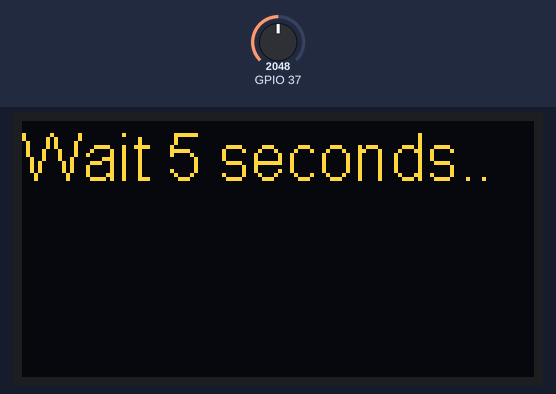
The sketch below on a simulated ESP32. Parts: 128×64 one-colour display. Inputs (shaded band) come from the test bench; at power-on: GPIO 37 = 2048. The OLED is the two-colour kind (top 16 rows yellow); what the sketch prints to the serial monitor is not drawn.

Above: at 0.4 s.
At 9.5 s:
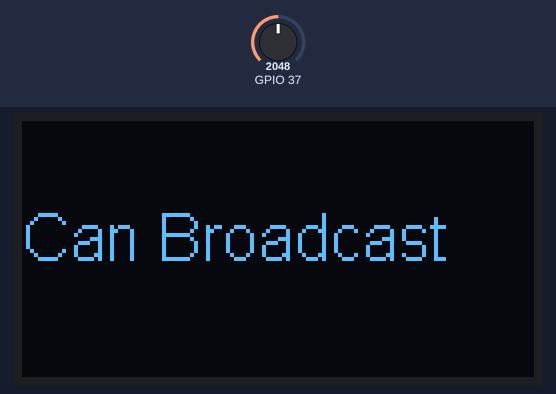
9.6 s: GPIO 37 set to 626
11.1 s: GPIO 37 set to 546
At 12.3 s:
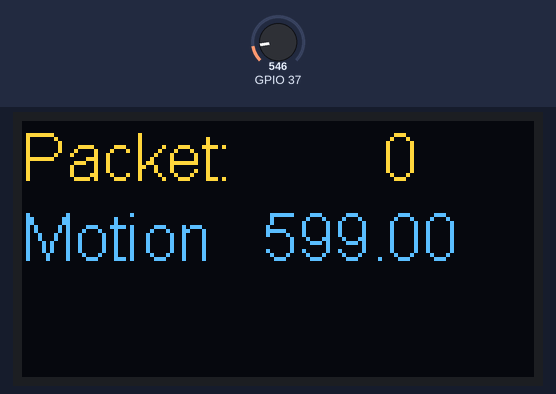
Timing chart, 0 to 14.1 s (numbered marks = the images above; inputs shaded):
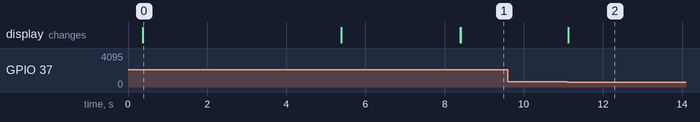

Measured:
- the behaviour switches between 600 and 599 on GPIO 37 (found by bisection; images 1 and 2)
- after the input at 9.6 s, every drawn part: stays the same
- after the input at 11.1 s, the display: changes at once (image 2)
- what the display in image 0 shows lasts 5.0 s, from 0.4 s to 5.4 s

The sketch:

StarkvilleLEDBridgeSlaveV5-Heltec.ino
```cpp
/* This is the code that runs on the slave or satelite side of the bridge. When ultrasonic
 * values are in the threshold via the ADC on pin 36 and the timer hasn't been triggered,
 * this slave device will send data to the master ESP32 on the other side of the bridge
 * to trigger the LEDs. Pretty much 95% of the code is ran on the master controller. The
 * code below is based heavily on the Heltec example but has a few changes to limit
 * too many transmissions. For one, a message will ONLY be sent to the master device via
 * LoRa if the ultrasonic values are within threshold. However, to further prevent repeat
 * and overloading sending, there is also a timeout. After a message has been sent to the
 * master device, this device will not send another message again for at least 10 seconds,
 * even if someone or something is blocking the sensor. This should keep up well within the
 * FCC rules for 915Mhz transmissions.

  This is a simple example to show the Heltec.LoRa sending data and displaying on the OLED.

  The onboard OLED display is SSD1306 driver and I2C interface. In order to make the
  OLED correctly operation, you should output a high-low-high(1-0-1) signal by soft-
  ware to OLED's reset pin, the low-level signal at least 5ms.

  OLED pins to ESP32 GPIOs via this connection:
  OLED_SDA -- GPIO4
  OLED_SCL -- GPIO15
  OLED_RST -- GPIO16

  by Aaron.Lee from HelTec AutoMation, ChengDu, China
  成都惠利特自动化科技有限公司
  www.heltec.cn

  this project also realess in GitHub:
  https://github.com/Heltec-Aaron-Lee/WiFi_Kit_series
*/
#include "heltec.h"
#include <Smoothed.h>


#define BAND    915E6  //you can set band here directly,e.g. 868E6,915E6

unsigned int counter = 0;
unsigned int peopleSeen = 0;
String rssi = "RSSI --";
String packSize = "--";
String packet ;
float smoothed = 0;

Smoothed <int> mySensor;

int canBroadcast = false;

void setup()
{

  mySensor.begin(SMOOTHED_AVERAGE, 3);                  // We will take the average of 3 readings before outputting the result
  //WIFI Kit series V1 not support Vext control
  Heltec.begin(true /*DisplayEnable Enable*/, true /*Heltec.Heltec.Heltec.LoRa Disable*/, true /*Serial Enable*/, true /*PABOOST Enable*/, BAND /*long BAND*/);

  Heltec.display->init();
  Heltec.display->flipScreenVertically();
  Heltec.display->setFont(ArialMT_Plain_16);
  Heltec.display->clear();
  Heltec.display->drawString(0, 0, "Wait 5 seconds..");
  Heltec.display->display();
  Heltec.LoRa.setSyncWord(0xF3);                        //to make sure no interference to receiver.
  delay(5000);
  Heltec.display->clear();
  Heltec.display->drawString(0, 0, "Setup Done!");
  Heltec.display->display();
  delay(3000);
}

#define LORA_CHECK_INTERVAL (10000)                     // we're limiting the max number of transmissions to reduce errors and to keep from flooding the master with LoRa transmissions.

void loop() {

  static uint32_t next_LoRa_read = 0;                   // don't know if you can still read valuable things...

  uint32_t now = millis();


  if(now > next_LoRa_read)                              // now we check quite less. Otherwise the code could also flip / bounce between on and off
  {
                                                        // Idea for improvement:
                                                        // another idea is to have a "counter" which increments on darkness and decrements when there is light
                                                        // this could deboucne and the check intervall could be shorter... it would saturate at 0 (during the day)
                                                        // and a certain value (which is the used below to perform the tasks) like 40....
                                                        // if the increment is e.g. 2 and the decrement is e.g. 1 then you could also react quicker on darkness while
                                                        // it will be slower to got to OFF mode.
    canBroadcast = true;
    Heltec.display->drawString(0, 20, "Can Broadcast");
    //Serial.println("canBroadcast");
    Heltec.display->display();
  }

  Heltec.display->clear();
  float currentSensorValue = analogRead(37);            // changed to 37 (should have been pin 36 but Landon made a booboo)
  mySensor.add(currentSensorValue);
  smoothed = mySensor.get();
  Serial.println(smoothed);
  if((smoothed > 0) && (smoothed < 600) && (millis()>next_LoRa_read)){       // if in the range of 0.1 ft to ~5 feet
      //Serial.println("Triggered");
      Heltec.display->clear();
      Heltec.display->setTextAlignment(TEXT_ALIGN_LEFT);
      Heltec.display->setFont(ArialMT_Plain_16);

      Heltec.display->drawString(0, 0, "Packet: ");
      Heltec.display->drawString(90, 0, String(counter));
      Heltec.display->drawString(0, 20, "Motion ");
      Heltec.display->drawString(60, 20, String(smoothed));
      Heltec.display->display();
      Heltec.LoRa.beginPacket();
      Heltec.LoRa.print("motion");
      Heltec.LoRa.print(counter);
      Heltec.LoRa.endPacket();
      //Serial.println("Packet Sent");
      canBroadcast = false;
      counter++;
      peopleSeen ++;
      next_LoRa_read = millis() + LORA_CHECK_INTERVAL;
   }
   delay(10);                                             // to try to prevent flooding the ADC line with Ultrasonic readings
}
```
